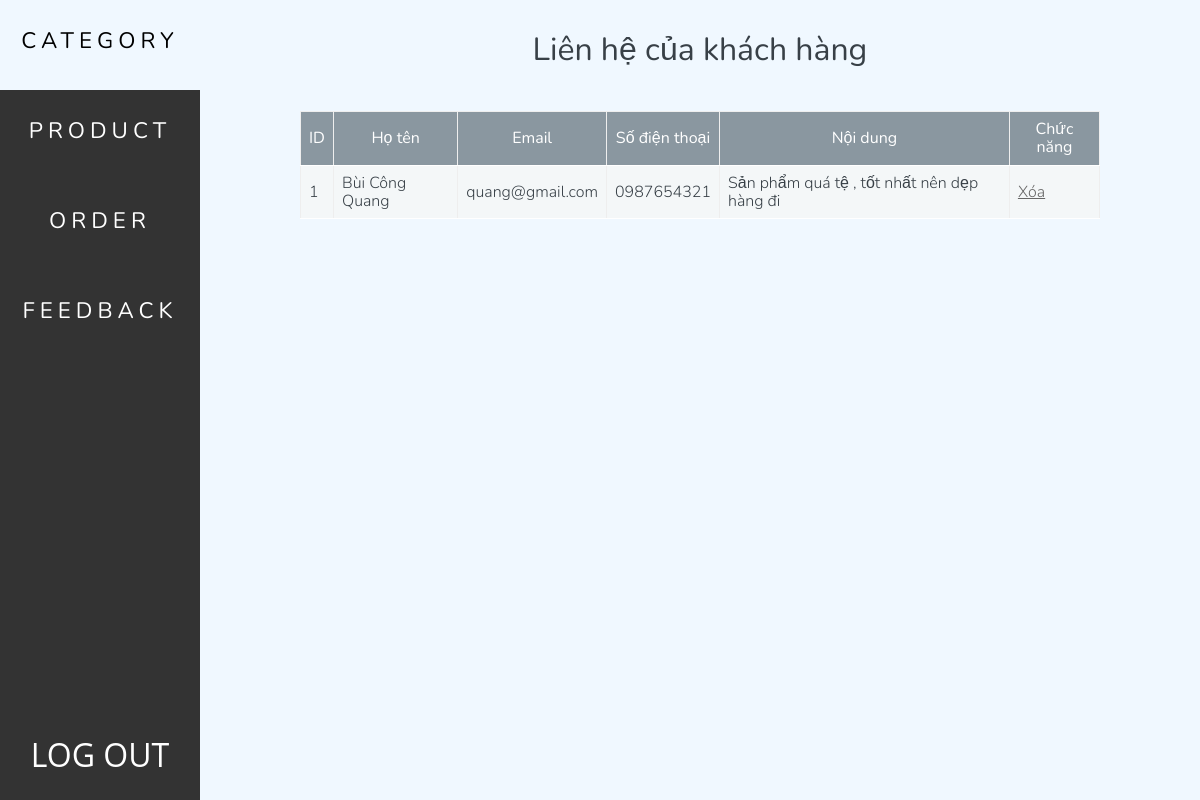
Page /admin/index.php?action=quanlylienhe&query=lietke on the committed database.
### tables this page shows
CREATE TABLE `lienhe` (
  `id` int(11) NOT NULL,
  `hoten` varchar(100) NOT NULL,
  `email` varchar(100) NOT NULL,
  `sodienthoai` varchar(50) NOT NULL,
  `noidung` text NOT NULL
);

### admin/models/quanlylienhe/lietke.php (the view)
<?php
    $sql = "select * from lienhe";
    $query = mysqli_query($connect,$sql);
?>
<div class="table-container">
    <p class="title">Liên hệ của khách hàng</p>
    <table class="table-controllers" border = "1" >
        <form action="models/quanlydanhmuc/xuly.php" method="POST">
            <thead>
                <tr>
                    <th>ID</th>
                    <th>Họ tên</th>
                    <th>Email</th>
                    <th>Số điện thoại</th>
                    <th>Nội dung</th>
                    <th>Chức năng</th>
                </tr>
            </thead>
            <tbody>
            <?php
            $i = 0;
            while($row = mysqli_fetch_array($query)){
                $i++;
            ?>
                <tr>
                    <td><?php echo $i?></td>
                    <td><?php echo $row['hoten']?></td>
                    <td><?php echo $row['email']?></td>
                    <td><?php echo $row['sodienthoai']?></td>
                    <td><?php echo $row['noidung']?></td>
                    <td>
                        <a class="link-remove" href="models/quanlylienhe/xuly.php?id=<?php echo $row['id']?>">Xóa</a>
                    </td>
                </tr>
            <?php
            }
            ?>
            </tbody>
        </form>
    </table>
</div>

### assets/css/admin_pages.css (style rules this page uses)
body { display: flex; align-items: center; justify-content: center; font-family: 'Nunito', sans-serif; color: #384047; }
.table-container { display: flex; justify-content: center; align-items: center; flex-wrap: wrap; width: 80%; }
.title { font-size: 2rem; }
.table-controllers, .table-sua, .table-them { border-collapse: collapse; width: 100%; }
.link-remove, .link-edit { color: #666; }
table { border-collapse: collapse; font-family: 'Nunito', sans-serif; color: #384047; max-width: 960px; margin: 10px auto; border: none; }
thead th { font-weight: 400; background: #8a97a0; color: #FFF; text-align: center; }
tr { background: #f4f7f8; border-bottom: 1px solid #FFF; margin-bottom: 5px; }
th, td { text-align: left; padding: 8px; font-weight: 300; }

### rows in the picture
lienhe: hoten "Bùi Công Quang", email "quang@gmail.com", sodienthoai "0987654321", noidung "Sản phẩm quá tệ , tốt nhất nên dẹp hàng đi"
